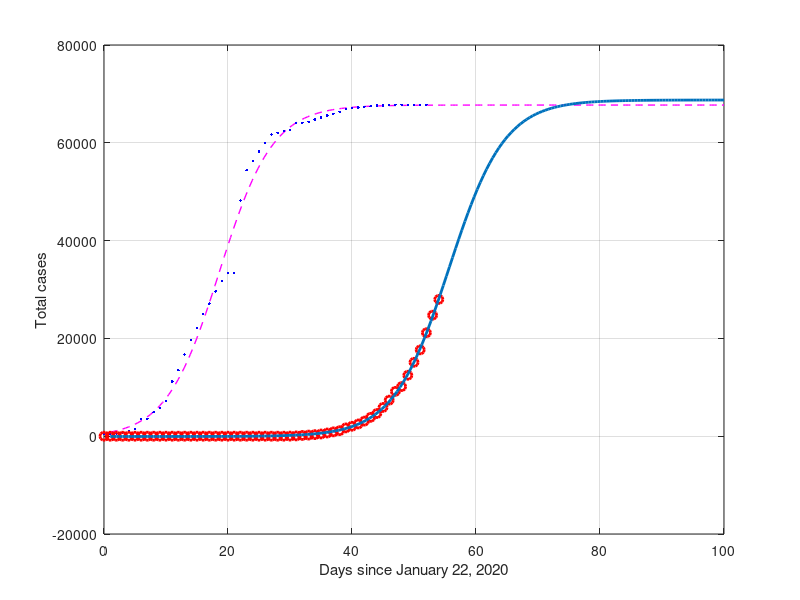

This figure's MATLAB source:
pkg load optim
  F = @(x,p) p(1) + p(2) * exp(p(3) * (x - p(4)))./(1 + exp(p(3) * (x - p(4))));
  dF = @(x,p) (p(2) * p(3) * exp(p(3) * (p(4) + x)))./(exp(p(3) * p(4)) + exp(p(3) * x)).^2
  
  function params = estimate (F, x, y)

    p1=min(y);
    p2=max(y)-min(y);
    p3=4*max(diff(y)./diff(x))/p2;
    p4=mean(x);

    init=[p1,p2,p3,p4];
    
    %% other configuration (default values):
    tolerance = .00000001;
    max_iterations = 200;
    weights = ones (size (y));
    dp = [.00001; .00001; .00001; .00001]; % bidirectional numeric gradient stepsize
    dFdp = "dfdp"; % function for gradient (numerical)
    %% dFdp = dF;
  
    minstep = [0.001; 0.001;0.001; 0.001];
    maxstep = [0.08; 0.08; 0.08; 0.08];
    options = [minstep, maxstep];
    
    global verbose; verbose = false;
    [f, p, cvg, iter] = ...
      leasqr (x, y, init, F, tolerance, max_iterations,weights,dp,dFdp);
  
    params=p;      
  endfunction

  data_china = load('data/covid-19-data-china.txt');
  x_china = data_china(:,1);
  y_china = data_china(:,2);
 
  p_china = estimate(F,x_china,y_china);

  data_it = load('data/covid-19-data-it.txt');
  x_it = data_it(:,1);
  y_it = data_it(:,2);
 
  p_it = estimate(F,x_it,y_it);
  
  %%x=[0:100]';
  x=linspace(1,100,200);
  
  plot(x,F(x,p_china),'linewidth',1,'--m',
    x_china,y_china,'.b','linewidth',1,
    x_it,y_it,'or','linewidth',2,
    x,F(x,p_it),'linewidth',2);

 xlabel('Days since January 22, 2020');
 ylabel('Total cases');
 set (gca, "xgrid", "on");
 set (gca, "ygrid", "on");


